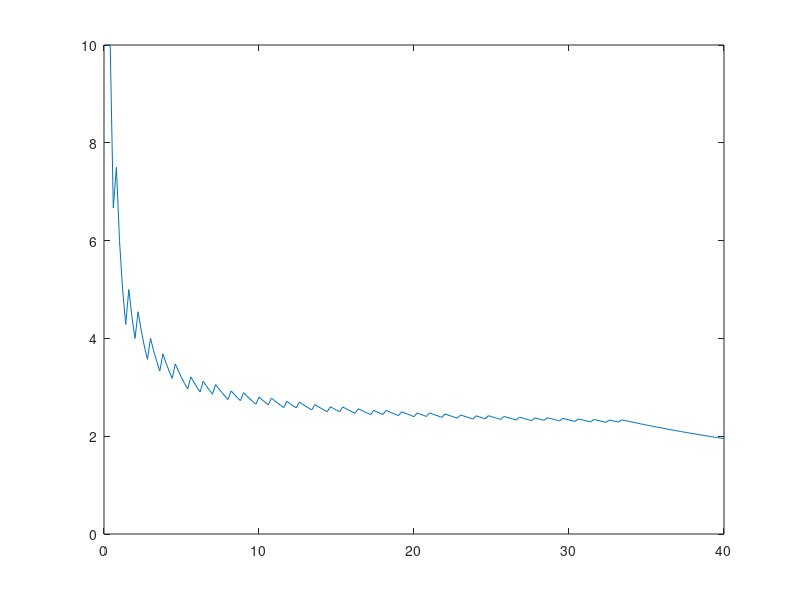

The MATLAB script that drew this image:
clc
%%Analog Communication Part B (FM)%%
n_max=[];
beta=0:0.2:40;
for j=beta

for i=1:40
  if(abs(besselj(40-i,j))>=0.01)
  break;
  end;
  endfor;
n_max(end+1)=40-i;

endfor
plot(beta,2.*n_max./beta)   % (normalized BW)= BW/delta_f = 2*n_max/beta
